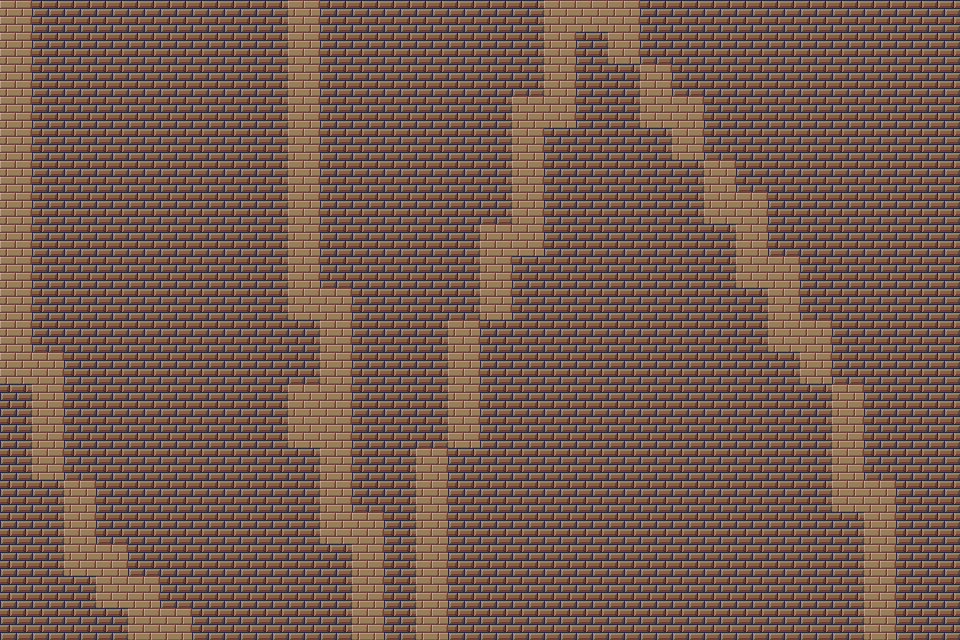

A 2D game scene composited from a Tiled map and its tileset images. What follows is a short description and the map's XML, with every tile layer's data as written:
An orthogonal 30x20 tile map with 32x32 px tiles, 1 tile layer (Tile Layer 1).

<map version="1.10" tiledversion="1.11.2" orientation="orthogonal" renderorder="right-down" width="30" height="20" tilewidth="32" tileheight="32" infinite="0" nextlayerid="2" nextobjectid="1">
 <tileset firstgid="1" name="castle_tileset_part1" tilewidth="32" tileheight="32" tilecount="672" columns="16">
  <image source="castle_tileset_part1.png" width="512" height="1344" />
 </tileset>
 <layer id="1" name="Tile Layer 1" width="30" height="20">
  <data encoding="csv">
100,98,98,98,98,98,98,98,98,100,98,98,98,98,98,98,98,100,100,100,98,98,98,98,98,98,98,98,98,98,
100,98,98,98,98,98,98,98,98,100,98,98,98,98,98,98,98,100,98,100,98,98,98,98,98,98,98,98,98,98,
100,98,98,98,98,98,98,98,98,100,98,98,98,98,98,98,98,100,98,98,100,98,98,98,98,98,98,98,98,98,
100,98,98,98,98,98,98,98,98,100,98,98,98,98,98,98,100,100,98,98,100,100,98,98,98,98,98,98,98,98,
100,98,98,98,98,98,98,98,98,100,98,98,98,98,98,98,100,98,98,98,98,100,98,98,98,98,98,98,98,98,
100,98,98,98,98,98,98,98,98,100,98,98,98,98,98,98,100,98,98,98,98,98,100,98,98,98,98,98,98,98,
100,98,98,98,98,98,98,98,98,100,98,98,98,98,98,98,100,98,98,98,98,98,100,100,98,98,98,98,98,98,
100,98,98,98,98,98,98,98,98,100,98,98,98,98,98,100,100,98,98,98,98,98,98,100,98,98,98,98,98,98,
100,98,98,98,98,98,98,98,98,100,98,98,98,98,98,100,98,98,98,98,98,98,98,100,100,98,98,98,98,98,
100,98,98,98,98,98,98,98,98,100,100,98,98,98,98,100,98,98,98,98,98,98,98,98,100,98,98,98,98,98,
100,98,98,98,98,98,98,98,98,98,100,98,98,98,100,98,98,98,98,98,98,98,98,98,100,100,98,98,98,98,
100,100,98,98,98,98,98,98,98,98,100,98,98,98,100,98,98,98,98,98,98,98,98,98,98,100,98,98,98,98,
98,100,98,98,98,98,98,98,98,100,100,98,98,98,100,98,98,98,98,98,98,98,98,98,98,98,100,98,98,98,
98,100,98,98,98,98,98,98,98,100,100,98,98,98,100,98,98,98,98,98,98,98,98,98,98,98,100,98,98,98,
98,100,98,98,98,98,98,98,98,98,100,98,98,100,98,98,98,98,98,98,98,98,98,98,98,98,100,98,98,98,
98,98,100,98,98,98,98,98,98,98,100,98,98,100,98,98,98,98,98,98,98,98,98,98,98,98,100,100,98,98,
98,98,100,98,98,98,98,98,98,98,100,100,98,100,98,98,98,98,98,98,98,98,98,98,98,98,98,100,98,98,
98,98,100,100,98,98,98,98,98,98,98,100,98,100,98,98,98,98,98,98,98,98,98,98,98,98,98,100,98,98,
98,98,98,100,100,98,98,98,98,98,98,100,98,100,98,98,98,98,98,98,98,98,98,98,98,98,98,100,98,98,
98,98,98,98,100,100,98,98,98,98,98,100,98,100,98,98,98,98,98,98,98,98,98,98,98,98,98,100,98,98
</data>
 </layer>
</map>
